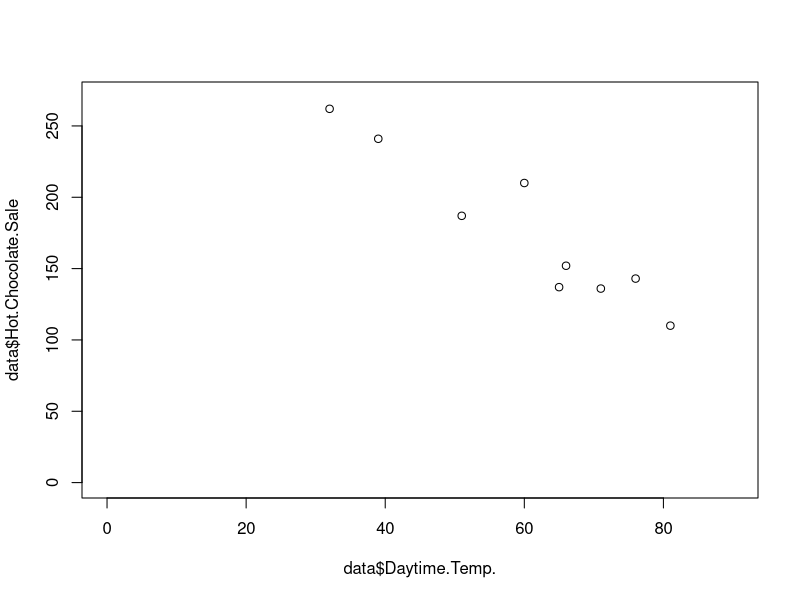

Generate this figure with R:
#Page Number: 244, 251(contd.), 256(contd.), 257(contd.).

data <- data.frame("Match No." = c(1:9),"Daytime Temp." = c(51,60,65,71,39,32,81,76,66),"Hot Chocolate Sale"= c(187,210,137,136,241,262,110,143,152))
n <- length(data$Match.No.)
plot(x = data$Daytime.Temp., y = data$Hot.Chocolate.Sale, xlim = c(0,90), ylim = c(0,270))

cor_coef <- round(cor(data$Daytime.Temp.,data$Hot.Chocolate.Sale),4)
cat("The Correlation Coefficient is",cor_coef)

tstat.r <- round((cor_coef*(sqrt(n-2))) / sqrt(1-(cor_coef)^2),4)
cat("Test Statistic value:",tstat.r)
alpha <- 0.05
critical.value <-round(qt(alpha,df = n-2,),3)
cat(tstat.r,"<",critical.value)

xbar <- mean(data$Daytime.Temp.)
ybar <- mean(data$Hot.Chocolate.Sale)
s_x <- sd(data$Daytime.Temp.)
s_y <- sd(data$Hot.Chocolate.Sale)
beta1 <- round((cor_coef * (s_y/s_x)),4)
beta0 <- round(ybar-(beta1*xbar),4)
cat("Regression line:",beta0,"-(",-beta1,")X")
